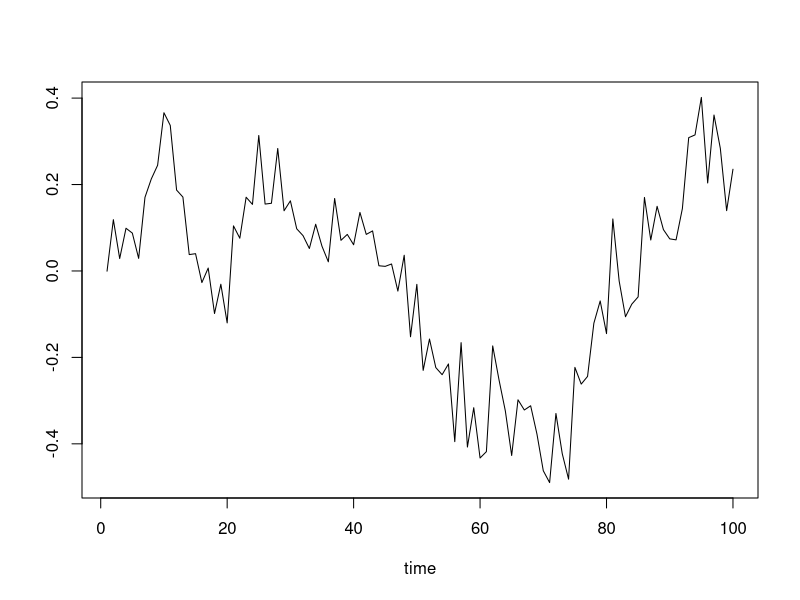
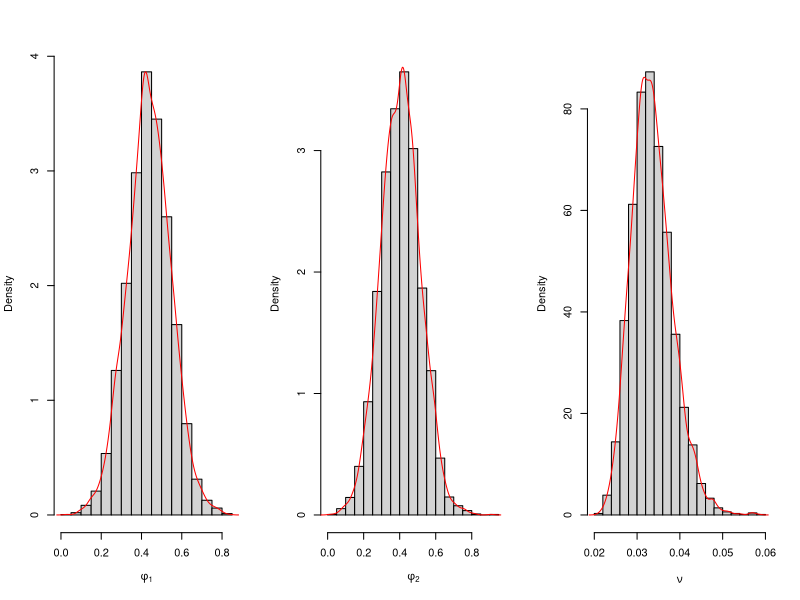

Recreate these plots in R, in order.
## simulate data


set.seed(1)
AR.model = list(order = c(2, 0, 0), ar = c(0.5,0.4))
y.sample = arima.sim(n=100,model=AR.model,sd=0.1)


plot(y.sample,type='l',xlab='time',ylab='')

library(mvtnorm)


n.all=length(y.sample)
p=2
m0=matrix(rep(0,p),ncol=1)
C0=diag(p)
n0=2
d0=2




Y=matrix(y.sample[3:n.all],ncol=1)
Fmtx=matrix(c(y.sample[2:(n.all-1)],y.sample[1:(n.all-2)]),nrow=p,byrow=TRUE)
n=length(Y)




e=Y-t(Fmtx)%*%m0
Q=t(Fmtx)%*%C0%*%Fmtx+diag(n)
Q.inv=chol2inv(chol(Q))
A=C0%*%Fmtx%*%Q.inv
m=m0+A%*%e
C=C0-A%*%Q%*%t(A)
n.star=n+n0
d.star=t(Y-t(Fmtx)%*%m0)%*%Q.inv%*%(Y-t(Fmtx)%*%m0)+d0




n.sample=5000


nu.sample=rep(0,n.sample)
phi.sample=matrix(0,nrow=n.sample,ncol=p)


for (i in 1:n.sample) {
  set.seed(i)
  nu.new=1/rgamma(1,shape=n.star/2,rate=d.star/2)
  nu.sample[i]=nu.new
  phi.new=rmvnorm(1,mean=m,sigma=nu.new*C)
  phi.sample[i,]=phi.new
}


par(mfrow=c(1,3))
hist(phi.sample[,1],freq=FALSE,xlab=expression(phi[1]),main="")
lines(density(phi.sample[,1]),type='l',col='red')
hist(phi.sample[,2],freq=FALSE,xlab=expression(phi[2]),main="")
lines(density(phi.sample[,2]),type='l',col='red')
hist(nu.sample,freq=FALSE,xlab=expression(nu),main="")
lines(density(nu.sample),type='l',col='red')

cal_log_likelihood=function(phi,nu){
  mu.y=t(Fmtx)%*%phi
  log.lik=sapply(1:length(mu.y), function(k){dnorm(Y[k,1],mu.y[k],sqrt(nu),log=TRUE)})
  sum(log.lik)
}


phi.bayes=colMeans(phi.sample)
nu.bayes=mean(nu.sample)


log.lik.bayes=cal_log_likelihood(phi.bayes,nu.bayes)

post.log.lik=sapply(1:5000, function(k){cal_log_likelihood(phi.sample[k,],nu.sample[k])})
E.post.log.lik=mean(post.log.lik)


p_DIC=2*(log.lik.bayes-E.post.log.lik)

DIC=-2*log.lik.bayes+2*p_DIC